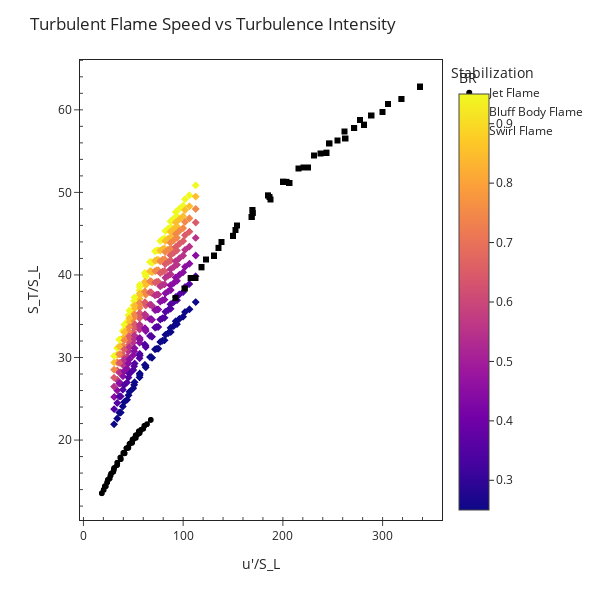

Notebook code cell kept with this figure:
### Code cell
df = pd.read_csv('/Users/raja/Library/CloudStorage/OneDrive-SharedLibraries-McGillUniversity/CombustionDynamicsF2025 - General/04. Code - git repo/src/test_data.csv')
#df = df[df['BR'] > 0.25]
#df = df[df['BR'] < 0.45]
fig = px.scatter(df, x="ui_SL", y="ST_SL_Muppala",  color="BR", symbol="Stabilization")
fig.update_layout(template="simple_white")

#fig.update_traces(marker=dict(color='red', size=10))

# Add minor ticks on teh inside of axes
fig.update_xaxes(minor_ticks="inside")
fig.update_yaxes(minor_ticks="inside")

# add minor ticks on mirror axes
fig.update_xaxes(mirror=True, minor_ticks="inside")
fig.update_yaxes(mirror=True, minor_ticks="inside")

# Add title and add mirror to axes
fig.update_layout(
    height = 600,
    width = 600,
    title="Turbulent Flame Speed vs Turbulence Intensity",
    xaxis_title="u'/S_L",
    yaxis_title="S_T/S_L",
    xaxis=dict(mirror=True, ticks='outside', showline=True),
    yaxis=dict(mirror=True, ticks='outside', showline=True)
)
fig.show()

### Figure 1 — Plotly figure (JSON) as saved in the notebook; plotly's stock layout.template omitted (floating-point values rounded to 4 significant figures; data arrays with more than 128 entries replaced by an {"elided": "..."} marker saying what was removed)
{"data": [{"hovertemplate": "Stabilization=Jet Flame<br>ui_SL=%{x}<br>ST_SL_Muppala=%{y}<br>BR=%{marker.color}<extra></extra>", "legendgroup": "Jet Flame", "marker": {"color": {"elided": "273 float values"}, "coloraxis": "coloraxis", "symbol": "circle"}, "mode": "markers", "name": "Jet Flame", "showlegend": true, "type": "scattergl", "x": {"elided": "273 float values"}, "xaxis": "x", "y": {"elided": "273 float values"}, "yaxis": "y"}, {"hovertemplate": "Stabilization=Bluff Body Flame<br>ui_SL=%{x}<br>ST_SL_Muppala=%{y}<br>BR=%{marker.color}<extra></extra>", "legendgroup": "Bluff Body Flame", "marker": {"color": {"elided": "2184 float values"}, "coloraxis": "coloraxis", "symbol": "diamond"}, "mode": "markers", "name": "Bluff Body Flame", "showlegend": true, "type": "scattergl", "x": {"elided": "2184 float values"}, "xaxis": "x", "y": {"elided": "2184 float values"}, "yaxis": "y"}, {"hovertemplate": "Stabilization=Swirl Flame<br>ui_SL=%{x}<br>ST_SL_Muppala=%{y}<br>BR=%{marker.color}<extra></extra>", "legendgroup": "Swirl Flame", "marker": {"color": {"elided": "1638 float values"}, "coloraxis": "coloraxis", "symbol": "square"}, "mode": "markers", "name": "Swirl Flame", "showlegend": true, "type": "scattergl", "x": {"elided": "1638 float values"}, "xaxis": "x", "y": {"elided": "1638 float values"}, "yaxis": "y"}], "layout": {"coloraxis": {"colorbar": {"title": {"text": "BR"}}, "colorscale": [[0, "#0d0887"], [0.1111, "#46039f"], [0.2222, "#7201a8"], [0.3333, "#9c179e"], [0.4444, "#bd3786"], [0.5556, "#d8576b"], [0.6667, "#ed7953"], [0.7778, "#fb9f3a"], [0.8889, "#fdca26"], [1, "#f0f921"]]}, "height": 600, "legend": {"title": {"text": "Stabilization"}, "tracegroupgap": 0}, "margin": {"t": 60}, "title": {"text": "Turbulent Flame Speed vs Turbulence Intensity"}, "width": 600, "xaxis": {"anchor": "y", "domain": [0, 1], "minor": {"ticks": "inside"}, "mirror": true, "showline": true, "ticks": "outside", "title": {"text": "u'/S_L"}}, "yaxis": {"anchor": "x", "domain": [0, 1], "minor": {"ticks": "inside"}, "mirror": true, "showline": true, "ticks": "outside", "title": {"text": "S_T/S_L"}}}}
